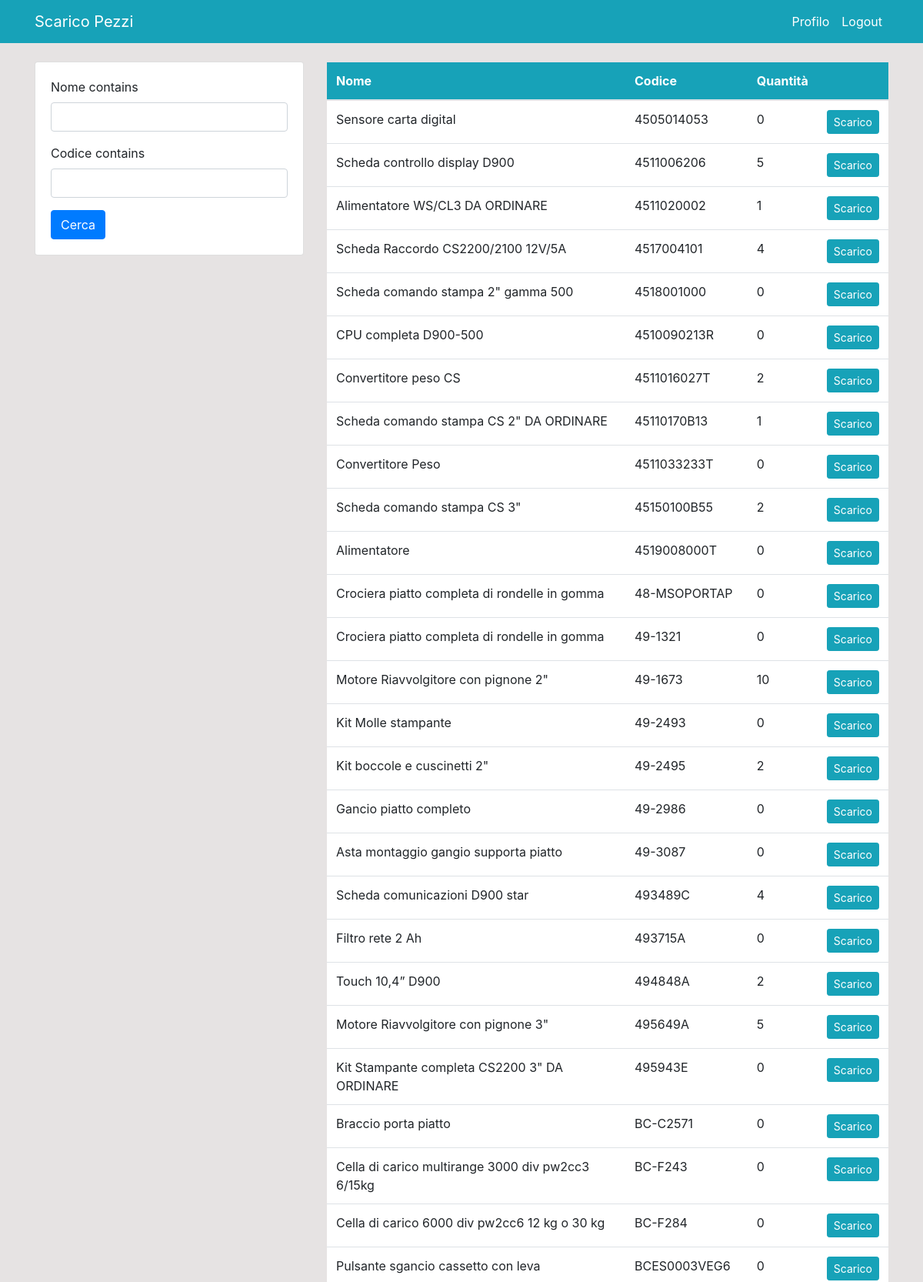
Screenshot of /product/ (signed in, upper part) with the database file from the repository.
### dashboard/models.py (models this page shows, shortened)
class Product(models.Model):
    nome = models.CharField(max_length=100, blank=False, null=True)
    codice = models.CharField(max_length=100, blank=False, unique=True, null=True)
    quantita = models.PositiveIntegerField(null=True)
    class Meta:
        verbose_name_plural = 'Prodotti'

### dashboard/views.py (the view)
# urls.py: path('product/', views.product, name='dashboard-product'),
@login_required
def product(request):
    items = Product.objects.all() #ORM
    myFilter = ProductFilter(request.GET, queryset=items)
    items = myFilter.qs
    if request.method == 'POST':
        form = ProductForm(request.POST)
        if form.is_valid():
            form.save()
            product_name = form.cleaned_data.get('nome')
            messages.success(request, f'{product_name} è stato aggiunto')
            return redirect('dashboard-product')
    else:
        form = ProductForm()
    context = {
        'items': items,
        'form': form,
        'myFilter': myFilter,
    }
    return render(request, 'dashboard/product.html', context)

### dashboard/forms.py
class ProductForm(forms.ModelForm):
    class Meta:
        model = Product
        fields = ['quantita']

### templates/dashboard/product.html (shortened to what this page needs)
{% extends 'partials/base.html' %}
{% load crispy_forms_tags %}
{% block content %}
    <div class="container">
        <div class="row my-4">
            <div class="col-md-4">
                <div class="card card-body">
                    <form method="get">
                    {{myFilter.form | crispy}}
                    <button class="btn btn-primary" type="submit">Cerca</button>
                </div>
            </div>
            <div class="col-md-8">
                <table class="table bg-white">
                    <thead class="bg-info">
                        <tr class="text-white">
                            <th scope="col">Nome</th>
                            <th scope="col">Codice</th>
                            <th scope="col">Quantità</th>
                            <th scope="col"></th>
                        </tr>
                    </thead>
                    <tbody>
                        {% for item in items %}
                        <tr>
                            <td>{{ item.nome }}</td>
                            <td>{{ item.codice }}</td>
                            <td>{{ item.quantita }}</td>
                            <td><a class="btn btn-info btn-sm" href="{% url 'dashboard-product-update' item.id %}">Scarico</a></td>
                        </tr>
                        {% endfor %}
                    </tbody>
                </table>
            </div>
        </div>
    </div>
{% endblock %}

### templates/partials/base.html (shortened to what this page needs)
{% load static %}
<!doctype html>
<html lang="en">
  <head>
    <link rel="stylesheet" href="https://cdn.jsdelivr.net/npm/bootstrap@4.6.2/dist/css/bootstrap.min.css">
    <link rel="stylesheet" href="{% static '/style.css' %}">
  </head>
  <body>
    {% include 'partials/nav.html' %}
    {% block content %}
    {% endblock %}
  </body>
</html>

### templates/partials/nav.html (shortened to what this page needs)
 <nav class="navbar navbar-expand-lg navbar-info bg-info">
    {% if user.is_authenticated %}
    <div class="container">
        <a class="navbar-brand text-white" href="{% url 'dashboard-product'%}">Scarico Pezzi</a>
        <div class="collapse navbar-collapse" id="navbarSupportedContent">
            <ul class="navbar-nav ml-auto">
                <li class="nav-item active">
                    <a class="nav-link text-white" href="{% url 'user-profile' %}">Profilo</a>
                </li>
                <li class="nav-item">
                    <a class="nav-link text-white" href="{% url 'user-logout' %}">Logout</a>
                </li>
            </ul>
            {% endif %}
        </div>
    </div>
</nav>

### static/style.css (style rules this page uses)
body { background: rgb(230, 227, 227); }

### rows the page displays
Product: nome "Sensore carta digital", codice "4505014053", quantita "0"
Product: nome "Scheda controllo display D900", codice "4511006206", quantita "5"
Product: nome "Alimentatore WS/CL3 DA ORDINARE", codice "4511020002", quantita "1"
Product: nome "Scheda Raccordo CS2200/2100 12V/5A", codice "4517004101", quantita "4"
Product: nome "Scheda comando stampa 2\" gamma 500", codice "4518001000", quantita "0"
Product: nome "CPU completa D900-500", codice "4510090213R", quantita "0"
Product: nome "Convertitore peso CS", codice "4511016027T", quantita "2"
Product: nome "Scheda comando stampa CS 2\" DA ORDINARE", codice "45110170B13", quantita "1"
Product: nome "Convertitore Peso", codice "4511033233T", quantita "0"
Product: nome "Scheda comando stampa CS 3\"", codice "45150100B55", quantita "2"
Product: nome "Alimentatore", codice "4519008000T", quantita "0"
Product: nome "Crociera piatto completa di rondelle in gomma", codice "48-MSOPORTAP", quantita "0"
Product: nome "Crociera piatto completa di rondelle in gomma", codice "49-1321", quantita "0"
Product: nome "Motore Riavvolgitore con pignone 2\"", codice "49-1673", quantita "10"
Product: nome "Kit Molle stampante", codice "49-2493", quantita "0"
Product: nome "Kit boccole e cuscinetti 2\"", codice "49-2495", quantita "2"
Product: nome "Gancio piatto completo", codice "49-2986", quantita "0"
Product: nome "Asta montaggio gangio supporta piatto", codice "49-3087", quantita "0"
Product: nome "Scheda comunicazioni D900 star", codice "493489C", quantita "4"
Product: nome "Filtro rete 2 Ah", codice "493715A", quantita "0"
Product: nome "Touch 10,4” D900", codice "494848A", quantita "2"
Product: nome "Motore Riavvolgitore con pignone 3\"", codice "495649A", quantita "5"
Product: nome "Kit Stampante completa CS2200 3\" DA ORDINARE", codice "495943E", quantita "0"
Product: nome "Braccio porta piatto", codice "BC-C2571", quantita "0"
Product: nome "Cella di carico multirange 3000 div pw2cc3 6/15kg", codice "BC-F243", quantita "0"
Product: nome "Cella di carico 6000 div pw2cc6 12 kg o 30 kg", codice "BC-F284", quantita "0"
Product: nome "Pulsante sgancio cassetto con leva", codice "BCES0003VEG6", quantita "0"
